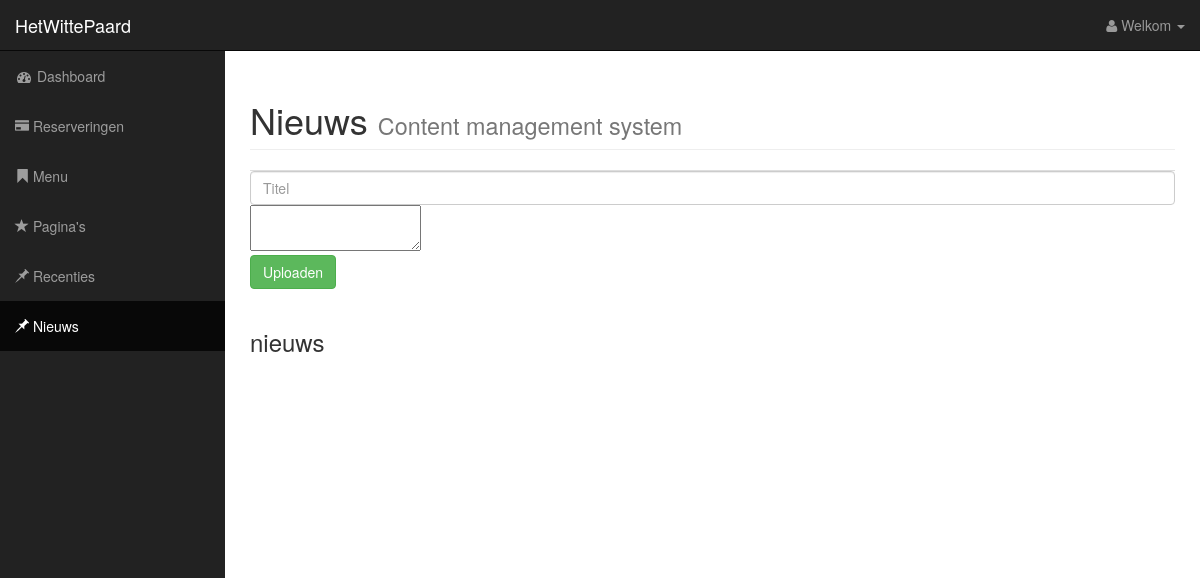
/nieuws.php (signed in), run on an earlier commit of the app's database.
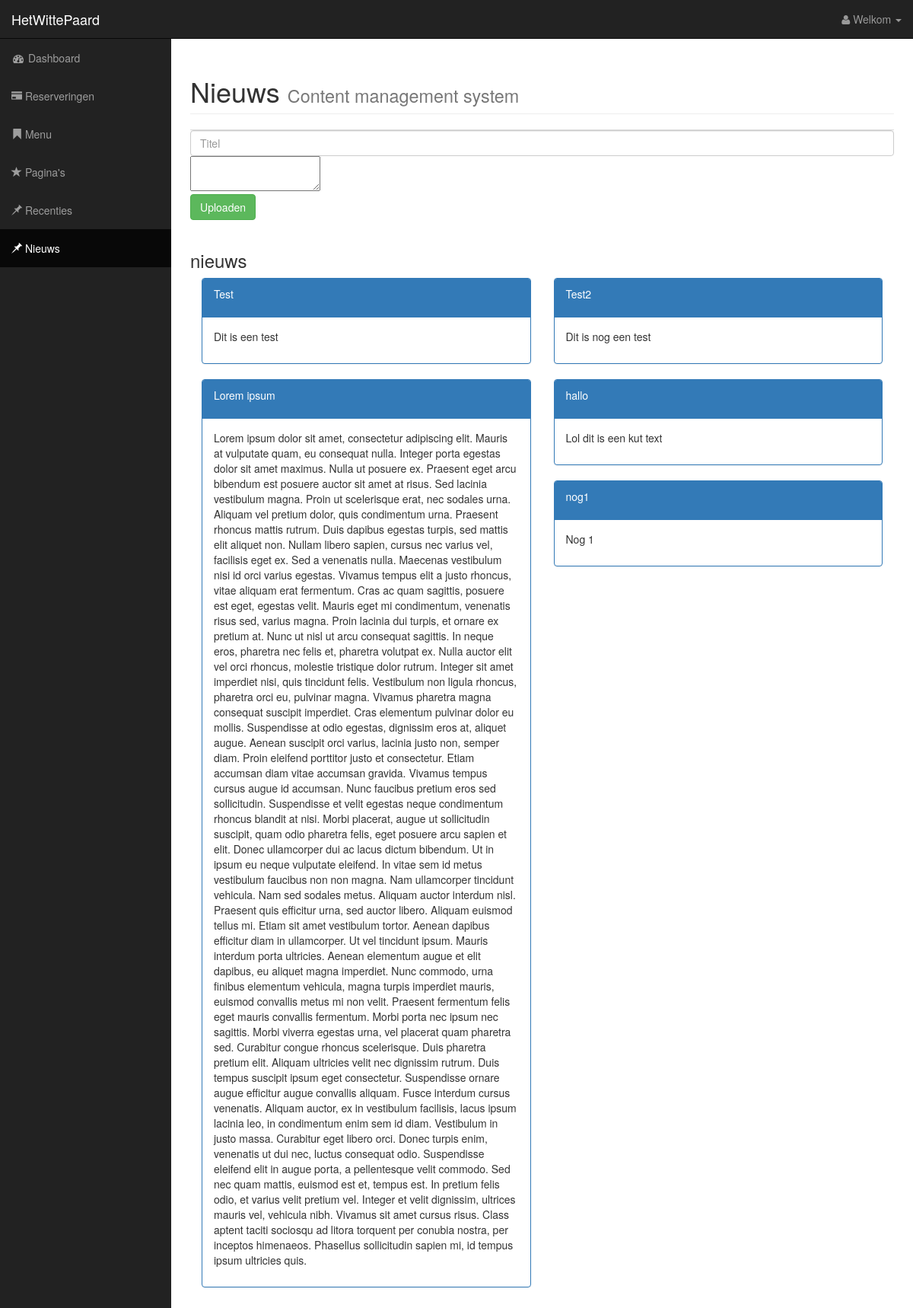
And on a later commit of the database.
### tables this page shows
CREATE TABLE `artikelen` (
  `id` int(11) NOT NULL AUTO_INCREMENT,
  `text` longtext,
  `titel` varchar(255) DEFAULT NULL,
  PRIMARY KEY (`id`)
);

### libs/database.php (called while the page is built, shortened)
<?php
class DB {
	private static function connect(){
		$config = @include('./config/database.php');
		$dns 	= $config['type'].':host='.$config['host'].';dbname='.$config['dbname'];
		return new PDO($dns, $config['user'], $config['password']);
	}
	public static function select($what, $from, $where = ''){
		$pdo = DB::connect();
		$query = "SELECT $what FROM $from";
		$return = $pdo->prepare($query);
		$return->execute();
		return $return->fetchAll();
	}
}

### nieuws.php (the view, shortened to what this page needs)
<?php
require_once('libs/database.php');
?>
<!DOCTYPE html>
<html lang="en" xmlns="http://www.w3.org/1999/html">
<head>
    <link href="css/bootstrap.min.css" rel="stylesheet">
    <link href="css/default.css" rel="stylesheet">
    <link href="fonts/font-awesome/css/font-awesome.min.css" rel="stylesheet" type="text/css">
</head>
<body>
<div id="wrapper">
    <?php
    $currentpage = "nieuws";
    require_once 'assets/header.php';
    ?>
    <div id="page-wrapper">
        <div class="container-fluid">
            <div class="row">
                <div class="col-lg-12">
                    <h1 class="page-header">
                        Nieuws
                        <small>Content management system</small>
                    </h1>
                    <div>
                    </div>
                    <form method="post">
                        <input class="form-control" placeholder="Titel">
                        <textarea class="ckeditor" name="editor1">
                        </textarea>
                        <br>
                        <input class="btn btn-success" type="submit" name="update" value="Uploaden">
                    </form>
                    <br>
                    <h3>nieuws</h3>
                    <?php
                    $data   = DB::select('*', 'artikelen');
                    foreach ($data as $key){ ?>
                        <div class="col-md-6">
                            <div class="panel panel-primary">
                                <div class="panel-heading">
                                    <p><?php echo $key[2]; ?></p>
                                </div>
                                <div class="panel-body">
                                    <p><?php echo $key[1];?> </p>
                                </div>
                            </div>
                        </div>
                        <?php
                        }
                        ?>
                </div>
            </div>
        </div>
    </div>
</div>
</body>
</html>

### assets/header.php (shortened to what this page needs)
<!DOCTYPE html>
<html lang="en">
<body>
<nav class="navbar navbar-inverse navbar-fixed-top" role="navigation">
    <div class="navbar-header">
        <a class="navbar-brand" href="index.php">HetWittePaard</a>
    </div>
    <ul class="nav navbar-right top-nav">
        <li class="dropdown">
            <a href="#" class="dropdown-toggle" data-toggle="dropdown"><i class="fa fa-user"></i> Welkom <?php echo (isset($_SESSION['Name'])? 'Niemand' : $_SESSION['Naam']) ?><b class="caret"></b></a>
        </li>
    </ul>
    <div class="collapse navbar-collapse navbar-ex1-collapse">
        <ul class="nav navbar-nav side-nav">
            <li class= "<?php if($currentpage =='index'){echo 'active';}?>">
                <a href="index.php"><i class="fa fa-fw fa-dashboard"></i> Dashboard</a>
            </li>
            <li class="<?php if($currentpage =='reserveringen'){echo 'active';}?>">
                <a href="reserveringen.php"><i class=" glyphicon glyphicon-credit-card"></i> Reserveringen</a>
            </li>
            <li class="<?php if($currentpage =='menu'){echo 'active';}?>">
                <a href="menu.php"><i class="glyphicon glyphicon-bookmark"></i> Menu</a>
            </li>
            <li class="<?php if($currentpage =='pagina'){echo 'active';}?>">
                <a href="pagina.php?id=1"><i class="glyphicon glyphicon-star"></i> Pagina's</a>
            </li>
            <li class="<?php if($currentpage =='recenties'){echo 'active';}?>">
                <a href="recenties.php"><i class="glyphicon glyphicon-pushpin"></i> Recenties</a>
            </li>
            <li class="<?php if($currentpage =='nieuws'){echo 'active';}?>">
                <a href="nieuws.php"><i class="glyphicon glyphicon-pushpin"></i> Nieuws</a>
            </li>
        </ul>
    </div>
</nav>
</body>

What changed in the data, as far as the page shows it:
added artikelen: titel "Test", text "Dit is een test"
added artikelen: titel "Test2", text "Dit is nog een test"
added artikelen: titel "Lorem ipsum", text "Lorem ipsum dolor sit amet, consectetur adipiscing elit. Mauris at vulputate quam, eu consequat nulla. Integer porta egestas dolor sit amet maximus. Nulla ut posuere ex. Praesent eget arcu bibendum est posuere auctor sit amet at risus. Sed lacinia vestibulum magna. Proin ut scelerisque erat, nec sodales urna. Aliquam vel pretium dolor, quis condimentum urna. Praesent rhoncus mattis rutrum. Duis dapibus egestas turpis, sed mattis elit aliquet non. Nullam libero sapien, cursus nec varius vel, facilisis eget ex. Sed a venenatis nulla. Maecenas vestibulum nisi id orci varius egestas. Vivamus tempus elit a justo rhoncus, vitae aliquam erat fermentum. Cras ac quam sagittis, posuere est eget,…"
added artikelen: titel "hallo", text "Lol dit is een kut text"
added artikelen: titel "nog1", text "Nog 1"
